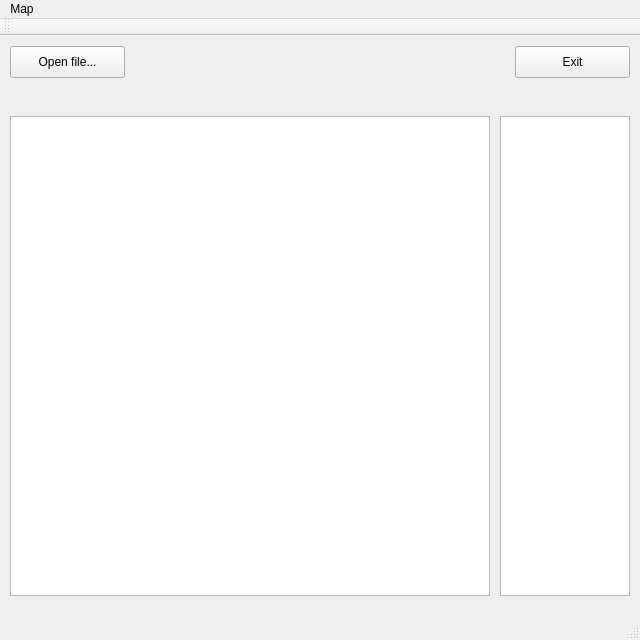
<?xml version="1.0" encoding="UTF-8"?>
<ui version="4.0">
 <class>MainWindow</class>
 <widget class="QMainWindow" name="MainWindow">
  <property name="geometry">
   <rect>
    <x>0</x>
    <y>0</y>
    <width>640</width>
    <height>640</height>
   </rect>
  </property>
  <property name="sizePolicy">
   <sizepolicy hsizetype="Fixed" vsizetype="Fixed">
    <horstretch>0</horstretch>
    <verstretch>0</verstretch>
   </sizepolicy>
  </property>
  <property name="windowTitle">
   <string>MainWindow</string>
  </property>
  <widget class="QWidget" name="centralWidget">
   <widget class="QPushButton" name="openFileButton">
    <property name="geometry">
     <rect>
      <x>10</x>
      <y>10</y>
      <width>115</width>
      <height>32</height>
     </rect>
    </property>
    <property name="sizePolicy">
     <sizepolicy hsizetype="Fixed" vsizetype="Fixed">
      <horstretch>0</horstretch>
      <verstretch>0</verstretch>
     </sizepolicy>
    </property>
    <property name="focusPolicy">
     <enum>Qt::NoFocus</enum>
    </property>
    <property name="text">
     <string>Open file...</string>
    </property>
    <property name="autoRepeatDelay">
     <number>1000</number>
    </property>
   </widget>
   <widget class="QPushButton" name="exitButton">
    <property name="geometry">
     <rect>
      <x>515</x>
      <y>10</y>
      <width>115</width>
      <height>32</height>
     </rect>
    </property>
    <property name="text">
     <string>Exit</string>
    </property>
   </widget>
   <widget class="drawArea" name="mapView">
    <property name="geometry">
     <rect>
      <x>10</x>
      <y>80</y>
      <width>480</width>
      <height>480</height>
     </rect>
    </property>
    <property name="sizePolicy">
     <sizepolicy hsizetype="Fixed" vsizetype="Fixed">
      <horstretch>0</horstretch>
      <verstretch>0</verstretch>
     </sizepolicy>
    </property>
    <property name="verticalScrollBarPolicy">
     <enum>Qt::ScrollBarAlwaysOff</enum>
    </property>
    <property name="horizontalScrollBarPolicy">
     <enum>Qt::ScrollBarAlwaysOff</enum>
    </property>
   </widget>
   <widget class="drawArea" name="legendView">
    <property name="geometry">
     <rect>
      <x>500</x>
      <y>80</y>
      <width>130</width>
      <height>480</height>
     </rect>
    </property>
    <property name="sizePolicy">
     <sizepolicy hsizetype="Fixed" vsizetype="Fixed">
      <horstretch>0</horstretch>
      <verstretch>0</verstretch>
     </sizepolicy>
    </property>
    <property name="verticalScrollBarPolicy">
     <enum>Qt::ScrollBarAlwaysOff</enum>
    </property>
   </widget>
  </widget>
  <widget class="QMenuBar" name="menuBar">
   <property name="geometry">
    <rect>
     <x>0</x>
     <y>0</y>
     <width>640</width>
     <height>22</height>
    </rect>
   </property>
   <widget class="QMenu" name="menuMap">
    <property name="title">
     <string>Map</string>
    </property>
   </widget>
   <addaction name="menuMap"/>
  </widget>
  <widget class="QToolBar" name="mainToolBar">
   <attribute name="toolBarArea">
    <enum>TopToolBarArea</enum>
   </attribute>
   <attribute name="toolBarBreak">
    <bool>false</bool>
   </attribute>
  </widget>
  <widget class="QStatusBar" name="statusBar"/>
 </widget>
 <layoutdefault spacing="6" margin="11"/>
 <customwidgets>
  <customwidget>
   <class>drawArea</class>
   <extends>QGraphicsView</extends>
   <header>drawArea.h</header>
  </customwidget>
 </customwidgets>
 <resources/>
 <connections/>
</ui>
